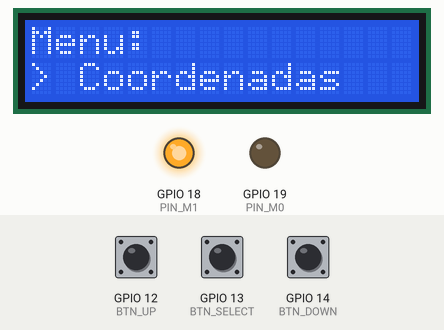
Simulated run of this sketch. Board: ESP32. Shown: 16×2 character LCD, output pins drawn as LEDs (lit = HIGH). Inputs (shaded band) come from the test bench; at power-on: GPIO 12 (BTN_UP) HIGH, GPIO 13 (BTN_SELECT) HIGH, GPIO 14 (BTN_DOWN) HIGH. What the sketch prints to the serial monitor is not drawn.

Above: at 1.2 s.
1.3 s: GPIO 12 (BTN_UP) pulled LOW for 1 s
At 3.5 s:
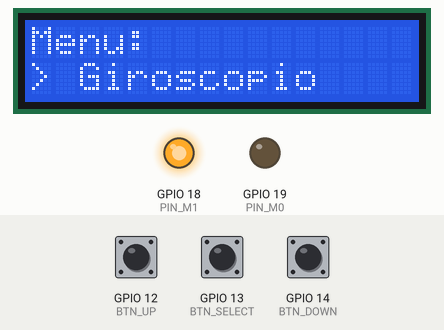
3.9 s: GPIO 13 (BTN_SELECT) pulled LOW for 0.15 s
At 5.6 s:
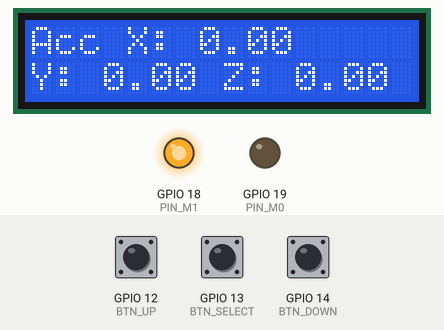
Timing chart, 0 to 6.0 s (numbered marks = the images above; inputs shaded):
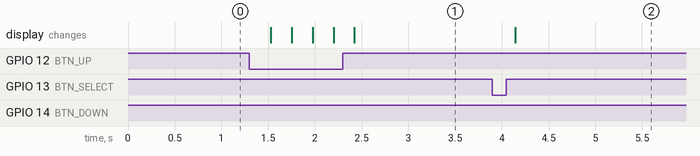

Measured:
- after the input at 1.3 s, the display: changes after 0.23 s (image 1)
- after the input at 3.9 s, the display: changes after 0.24 s (image 2)

The sketch:

RECEPTOR.ino
```cpp
#include <HardwareSerial.h>
#include <LiquidCrystal_I2C.h>

HardwareSerial LoRaSerial(2);
LiquidCrystal_I2C lcd(0x27, 16, 2);

const int PIN_M0 = 19;
const int PIN_M1 = 18;
const int BTN_UP = 12;
const int BTN_DOWN = 14;
const int BTN_SELECT = 13;


double longitude = 0.0, latitude = 0.0;
double accel_x = 0.0, accel_y = 0.0, accel_z = 0.0;

int menuIndex = 0;
const int numOptions = 2;   // Total de opções no menu
bool displaySelected = false;
int lastMenuIndex = -1;
unsigned long lastUpdate = 0;
const unsigned long updateInterval = 2000;

void setup() {
  pinMode(PIN_M0, OUTPUT);
  pinMode(PIN_M1, OUTPUT);
  digitalWrite(PIN_M0, LOW);
  digitalWrite(PIN_M1, HIGH);
  lcd.init();
  lcd.backlight();

  pinMode(BTN_UP, INPUT_PULLUP);
  pinMode(BTN_DOWN, INPUT_PULLUP);
  pinMode(BTN_SELECT, INPUT_PULLUP);

  LoRaSerial.begin(9600, SERIAL_8N1, 17, 16);
  Serial.begin(115200);
}

void loop() {

  if (LoRaSerial.available()) {
    String receivedMessage = LoRaSerial.readStringUntil('\n');
    Serial.println("Recebido: " + receivedMessage);


    longitude = extrairValor(receivedMessage, "longitude");
    latitude = extrairValor(receivedMessage, "latitude");
    accel_x = extrairValor(receivedMessage, "accel_x");
    accel_y = extrairValor(receivedMessage, "accel_y");
    accel_z = extrairValor(receivedMessage, "accel_z");
  }


  if (!displaySelected) {
    if (digitalRead(BTN_UP) == LOW) {
      menuIndex = (menuIndex - 1 + numOptions) % numOptions;
      delay(200);
    } else if (digitalRead(BTN_DOWN) == LOW) {
      menuIndex = (menuIndex + 1) % numOptions;
      delay(200);
    } else if (digitalRead(BTN_SELECT) == LOW) {
      displaySelected = true;
      delay(200);
    }


    if (menuIndex != lastMenuIndex) {
      lcd.clear();
      lcd.setCursor(0, 0);
      lcd.print("Menu:");
      lcd.setCursor(0, 1);


      switch (menuIndex) {
        case 0:
          lcd.print("> Coordenadas");
          break;
        case 1:
          lcd.print("> Giroscopio");
          break;
      }
      lastMenuIndex = menuIndex;
    }
  } else {

    if (millis() - lastUpdate > updateInterval) {
      lcd.clear();
      switch (menuIndex) {
        case 0:
          // Exibir latitude e longitude
          lcd.setCursor(0, 0);
          lcd.print("Lat: ");
          lcd.print(latitude, 2);
          lcd.setCursor(0, 1);
          lcd.print("Lon: ");
          lcd.print(longitude, 2);
          break;
        case 1:
          // Exibir dados do giroscópio
          lcd.setCursor(0, 0);
          lcd.print("Acc X: ");
          lcd.print(accel_x, 2);
          lcd.setCursor(0, 1);
          lcd.print("Y: ");
          lcd.print(accel_y, 2);
          lcd.print(" Z: ");
          lcd.print(accel_z, 2);
          break;
      }
      lastUpdate = millis();
      displaySelected = false;
    }
  }

  Serial.print("Latitude: ");
  Serial.println(latitude, 6);
  Serial.print("Longitude: ");
  Serial.println(longitude, 6);
  Serial.print("Aceleração X: ");
  Serial.println(accel_x, 2);
  Serial.print("Aceleração Y: ");
  Serial.println(accel_y, 2);
  Serial.print("Aceleração Z: ");
  Serial.println(accel_z, 2);
}

double extrairValor(String json, String chave) {
  int chaveInicio = json.indexOf(chave);
  if (chaveInicio == -1) {
    return 0.0;
  }
  int inicio = json.indexOf(":", chaveInicio);
  int fim = json.indexOf(",", inicio);
  if (fim == -1) {
    fim = json.indexOf("}", inicio);
  }
  String valorString = json.substring(inicio + 1, fim);
  valorString.trim();
  return valorString.toDouble();
}
```
